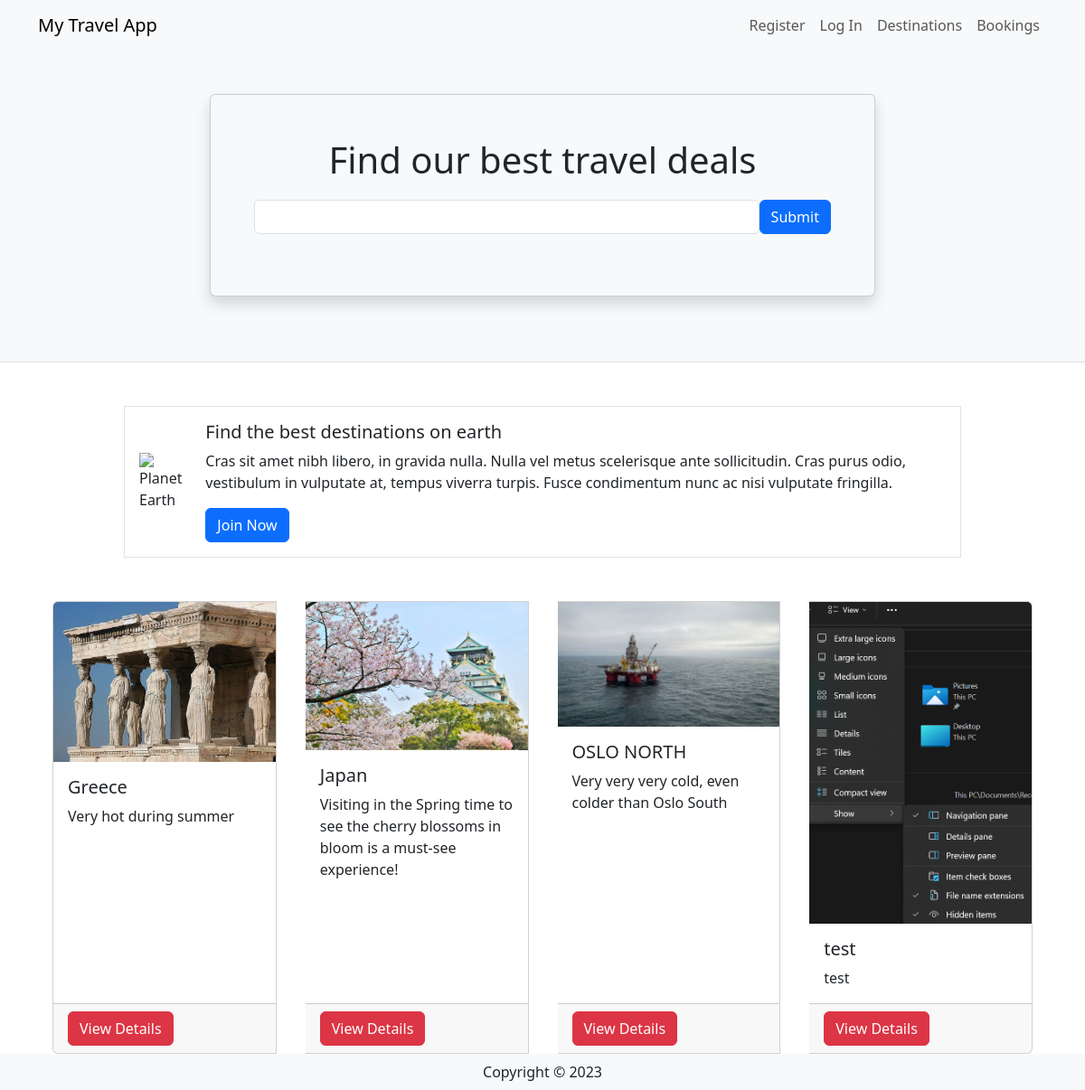
The page / on the database its author committed.
### travel/models.py (models this page shows, shortened)
class Destination(db.Model):
    __tablename__ = 'destinations'
    id = db.Column(db.Integer, primary_key=True)
    name = db.Column(db.String(80))
    description = db.Column(db.String(200))
    image = db.Column(db.String(400))
    currency = db.Column(db.String(3))
    comments = db.relationship('Comment', backref='destination')

### travel/views.py (the view)
@mainbp.route('/')
def index():
    destinations = db.session.scalars(db.select(Destination)).all()
    return render_template('index.html', destinations=destinations)

### travel/templates/index.html
{% extends 'base.html' %}
{% block header %}
      <div class="container">
         <div class="row justify-content-center mt-5 pb-4">
            <div class="col-md-8">
               <div class="card shadow p-5 mb-5 bg-light">
                  <h1 class="text-center mb-3">Find our best travel deals</h1>
                  <form class="form-inline d-flex flex-nowrap" action="{{url_for('main.search')}}" >
                     <input type="text" name="search" class="form-control flex-grow-1 my-1 mr-sm-2" id="SearchForm">
                     <button type="submit" class="flex-shrink-1 btn btn-primary my-1">Submit</button>
                   </form>
               </div>
            </div>
         </div>
      </div>
{% endblock %}
{% block content %}
      <div class="container">
         <div class="row mt-5 mb-5 justify-content-center">
            <div class="col-md-10">
               <div class="media border p-3 d-flex justify-content-start">
                  <img class="align-self-center me-3" style="max-width:120px"
                     src="https://upload.wikimedia.org/wikipedia/commons/thumb/2/22/Earth_Western_Hemisphere_transparent_background.png/600px-Earth_Western_Hemisphere_transparent_background.png"
                     alt="Planet Earth">
                  <div class="align-self-center media-body">
                     <h5 class="mt-0">Find the best destinations on earth</h5>
                     <p class="d-none d-sm-block">Cras sit amet nibh libero, in gravida nulla. Nulla vel metus
                        scelerisque ante sollicitudin. Cras purus odio, vestibulum in vulputate at, tempus viverra
                        turpis. Fusce condimentum nunc ac nisi vulputate fringilla.</p>
                     <a href="#" class="btn btn-primary">Join Now</a>
                  </div>
               </div>
            </div>
         </div>
         <div class="card-group">
            {% for destination in destinations %}
            <div class="card mx-3">
               <img class="card-img-top"
                  src="{{ destination.image }}" alt="destination picture">
               <div class="card-body">
                  <h5 class="card-title">{{ destination.name }}</h5>
                  <p class="card-text">{{ destination.description }}</p>
               </div>
               <div class="card-footer"><a href="{{ url_for('destination.show', id=destination.id) }}" class ="btn btn-danger"> View Details </a></div>
            </div>
            {% endfor %}
         </div>
      </div>
{% endblock %}

### travel/templates/base.html (shortened to what this page needs)
<html>
<head>
   <link href="https://cdn.jsdelivr.net/npm/bootstrap@5.3.2/dist/css/bootstrap.min.css" rel="stylesheet">
</head>
<body>
   <header class="bg-light border-bottom">
      <nav class="navbar navbar-expand-lg navbar-light bg-light">
         <div class="container">
            <a href="/" class="navbar-brand">My Travel App</a>
            <div class="collapse navbar-collapse justify-content-end" id="navbarSupportedContent">
               <div class="navbar-nav ml-auto">
                  {% if current_user.is_authenticated %}
                     <a class="nav-item nav-link disabled text-muted" href="#">Welcome {{current_user.name}}</a>
                     <a class="nav-item nav-link" href="{{ url_for('auth.logout') }}">Log Out</a>
                  {% else %}
                     <a class="nav-item nav-link" href="{{ url_for('auth.register') }}">Register</a>
                     <a class="nav-item nav-link" href="{{ url_for('auth.login') }}">Log In</a>
                  {% endif %}
                  <a class="nav-item nav-link" href="{{ url_for('destination.create') }}">Destinations</a>
                  <a class="nav-item nav-link" href="#">Bookings</a>
               </div>
            </div>
         </div>
      </nav>
      {% block header %}
      {% endblock %}
   </header>
   {% block content %}
   {% endblock %}
    <footer class="footer">
        <div class="text-center py-2 bg-light">
            <span class="text-dark">Copyright &copy; {{ year }}</span>
        </div>
    </footer>
   </body>
</html>

### rows shown on the page
Destination: image (picture), name "Greece", description "Very hot during summer"
Destination: image (picture), name "Japan", description "Visiting in the Spring time to see the cherry blossoms in bloom is a must-see experience!"
Destination: image (picture), name "OSLO NORTH", description "Very very very cold, even colder than Oslo South"
Destination: image (picture), name "test", description "test"
